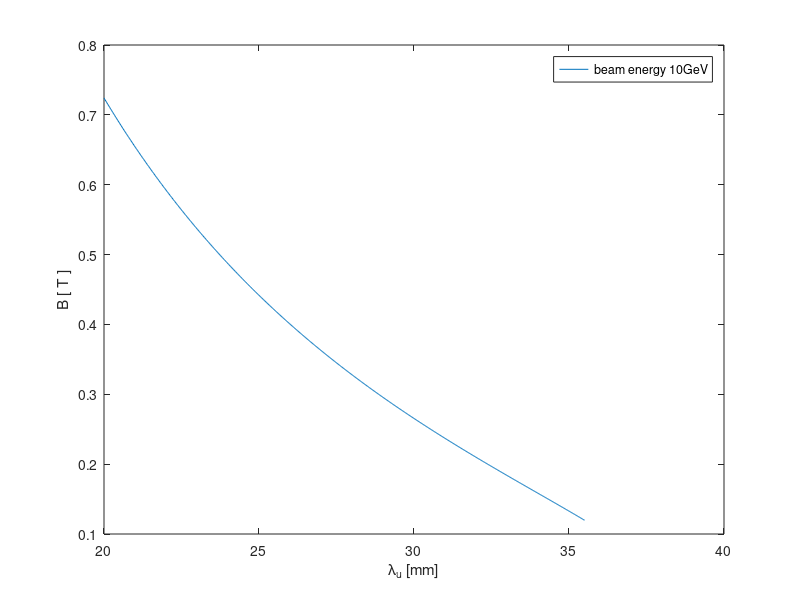

Here is the MATLAB script that generated this plot:
lambda = 0.5e-10;

E = 10e9;
m_e = 511e3;
gamma = E/m_e;

% K = 93.4*B*lambda_u[m];

period = 20:0.02:35.5;
period = period*10^-3; 

B = sqrt(2*((lambda*2*gamma^2)./period-1))./period/93.4;

plot(period*1000,B);
legend('beam energy 10GeV')
xlabel('\lambda_{u} [mm]')
ylabel('B [ T ]')

Bworking = 0.40;
Lambdau = 26e-3;
K = 93.4*Bworking*Lambdau;